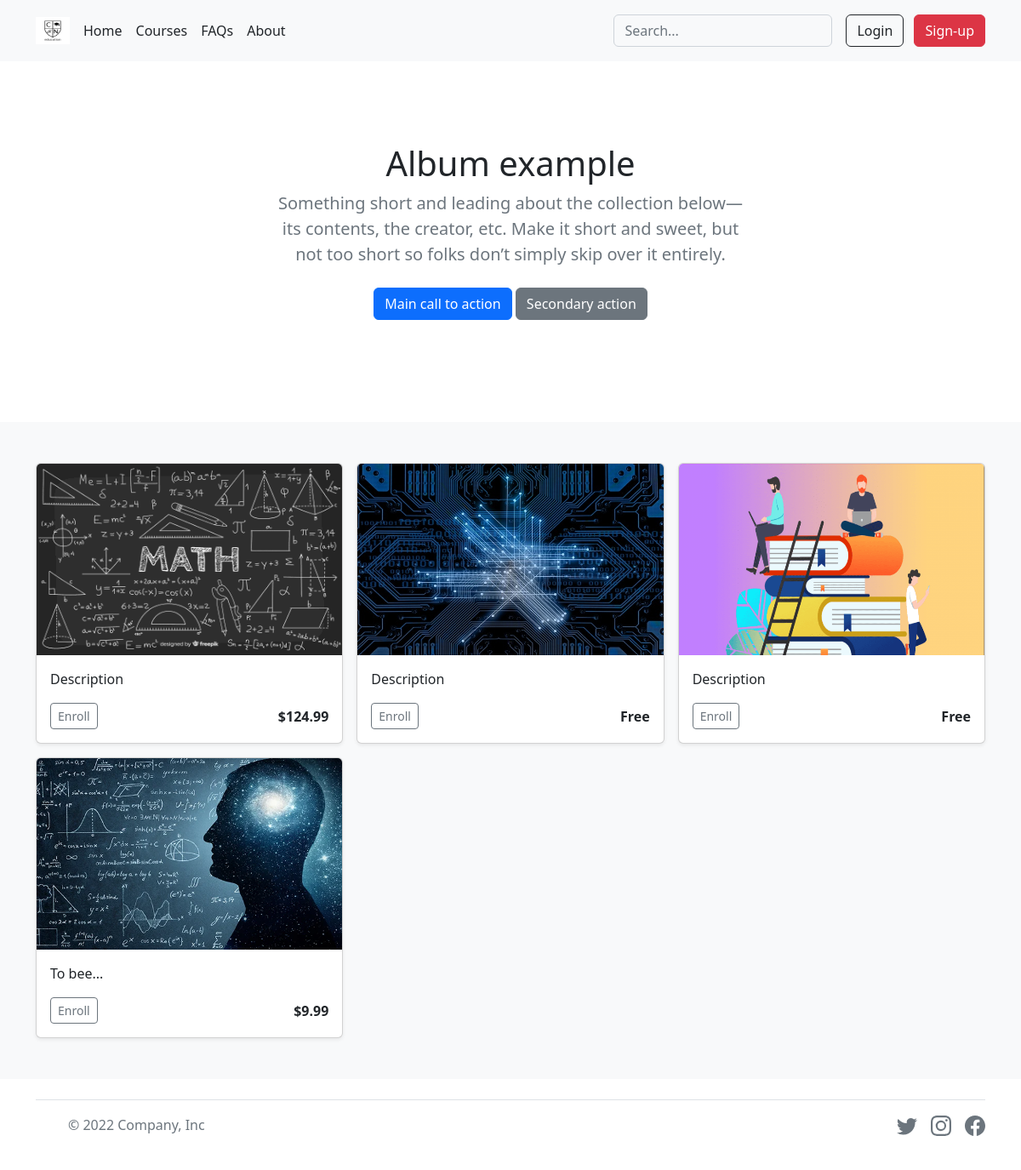
Screenshot of /courses with the database file from the repository.
### tables this page shows
CREATE TABLE courses (id INTEGER PRIMARY KEY AUTOINCREMENT NOT NULL, price TEXT NOT NULL, text TEXT NOT NULL, name TEXT NOT NULL);

### app.py (the view)
@app.route("/courses")
def courses():
    courses = db.execute("SELECT * FROM courses")
    return render_template("courses.html", ids = courses)

### app.py (called while the page is built)
@app.after_request
def after_request(response):
    response.headers["Cache-Control"] = "no-cache, no-store, must-revalidate"
    response.headers["Expires"] = 0
    response.headers["Pragma"] = "no-cache"
    return response

### templates/courses.html (shortened to what this page needs)
{% extends "layout.html" %}
{% block main %}
{% if not session["user_id"] %}
<section class="py-5 text-center container">
    <div class="row py-lg-5">
      <div class="col-lg-6 col-md-8 mx-auto">
        <h1 class="fw-light">Album example</h1>
        <p class="lead text-muted">Something short and leading about the collection below—its contents, the creator, etc. Make it short and sweet, but not too short so folks don’t simply skip over it entirely.</p>
        <p>
          <a href="#" class="btn btn-primary my-2">Main call to action</a>
          <a href="#" class="btn btn-secondary my-2">Secondary action</a>
        </p>
      </div>
    </div>
  </section>
{% endif %}
  <div class="album py-5 bg-light">
    <div class="container">
      <div class="row row-cols-1 row-cols-sm-2 row-cols-md-3 g-3">
        {% for id in ids %}
        <form action="/info" method="post">
        <div class="col">
          <div class="card shadow-sm">
            <img src="../static/courses/{{ id.id }}.png" class="bd-placeholder-img card-img-top" width="100%" height="225" alt="...">
            <div class="card-body">
              <p class="card-text">{{ id.text }}</p>
              <div class="d-flex justify-content-between align-items-center">
                <div class="btn-group">
                  <button class="btn btn-sm btn-outline-secondary" id="id" name="id" value="{{ id.id }}">Enroll</a>
                </div>
                <small class="fs-6 fw-semibold">{{ id.price }}</small>
              </div>
            </div>
          </div>
        </div>
      </form>
        {% endfor %}
      </div>
    </div>
  </div>
{% endblock %}

### rows the page displays
courses: shows a picture, text "Description", {{ id.id }} 1 (drawn), price "$124.99"
courses: shows a picture, text "Description", {{ id.id }} 2 (drawn), price "Free"
courses: shows a picture, text "Description", {{ id.id }} 3 (drawn), price "Free"
courses: shows a picture, text "To bee...", {{ id.id }} 4 (drawn), price "$9.99"
